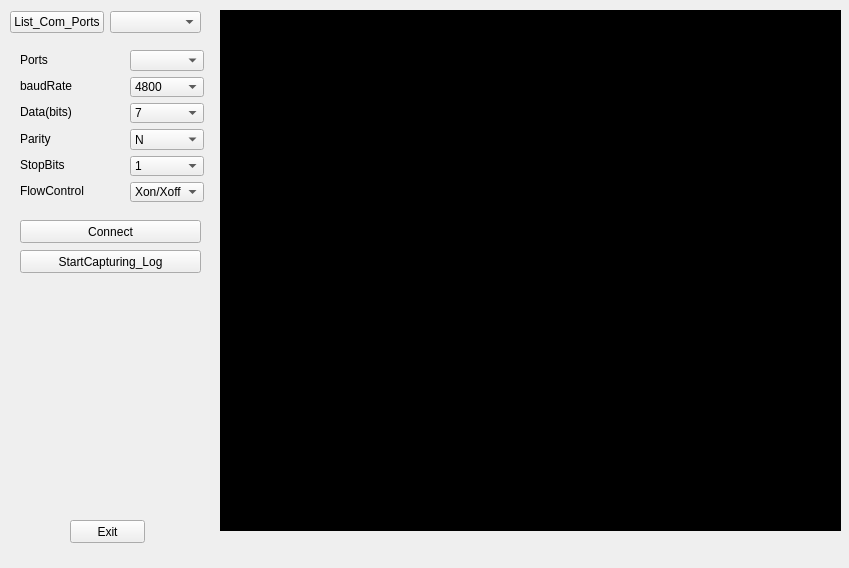
<?xml version="1.0" encoding="UTF-8"?>
<ui version="4.0">
 <class>Form</class>
 <widget class="QWidget" name="Form">
  <property name="geometry">
   <rect>
    <x>0</x>
    <y>0</y>
    <width>849</width>
    <height>568</height>
   </rect>
  </property>
  <property name="windowTitle">
   <string>Form</string>
  </property>
  <widget class="QPushButton" name="pushButton_2">
   <property name="geometry">
    <rect>
     <x>20</x>
     <y>220</y>
     <width>181</width>
     <height>23</height>
    </rect>
   </property>
   <property name="text">
    <string>Connect</string>
   </property>
  </widget>
  <widget class="QPushButton" name="pushButton_3">
   <property name="geometry">
    <rect>
     <x>70</x>
     <y>520</y>
     <width>75</width>
     <height>23</height>
    </rect>
   </property>
   <property name="text">
    <string>Exit</string>
   </property>
  </widget>
  <widget class="QWidget" name="layoutWidget">
   <property name="geometry">
    <rect>
     <x>10</x>
     <y>10</y>
     <width>191</width>
     <height>25</height>
    </rect>
   </property>
   <layout class="QHBoxLayout" name="horizontalLayout">
    <item>
     <widget class="QPushButton" name="pushButton">
      <property name="text">
       <string>List_Com_Ports</string>
      </property>
     </widget>
    </item>
    <item>
     <widget class="QComboBox" name="comboBox"/>
    </item>
   </layout>
  </widget>
  <widget class="QWidget" name="layoutWidget">
   <property name="geometry">
    <rect>
     <x>20</x>
     <y>50</y>
     <width>71</width>
     <height>151</height>
    </rect>
   </property>
   <layout class="QVBoxLayout" name="verticalLayout">
    <item>
     <widget class="QLabel" name="label">
      <property name="text">
       <string>Ports</string>
      </property>
     </widget>
    </item>
    <item>
     <widget class="QLabel" name="label_2">
      <property name="text">
       <string>baudRate</string>
      </property>
     </widget>
    </item>
    <item>
     <widget class="QLabel" name="label_3">
      <property name="text">
       <string>Data(bits)</string>
      </property>
     </widget>
    </item>
    <item>
     <widget class="QLabel" name="label_4">
      <property name="text">
       <string>Parity</string>
      </property>
     </widget>
    </item>
    <item>
     <widget class="QLabel" name="label_5">
      <property name="text">
       <string>StopBits</string>
      </property>
     </widget>
    </item>
    <item>
     <widget class="QLabel" name="label_6">
      <property name="text">
       <string>FlowControl</string>
      </property>
     </widget>
    </item>
   </layout>
  </widget>
  <widget class="QWidget" name="layoutWidget">
   <property name="geometry">
    <rect>
     <x>130</x>
     <y>50</y>
     <width>74</width>
     <height>152</height>
    </rect>
   </property>
   <layout class="QVBoxLayout" name="verticalLayout_2">
    <item>
     <widget class="QComboBox" name="comboBox_2"/>
    </item>
    <item>
     <widget class="QComboBox" name="comboBox_3">
      <item>
       <property name="text">
        <string>4800</string>
       </property>
      </item>
      <item>
       <property name="text">
        <string>9600</string>
       </property>
      </item>
      <item>
       <property name="text">
        <string>400000</string>
       </property>
      </item>
      <item>
       <property name="text">
        <string>921600</string>
       </property>
      </item>
     </widget>
    </item>
    <item>
     <widget class="QComboBox" name="comboBox_4">
      <item>
       <property name="text">
        <string>7</string>
       </property>
      </item>
      <item>
       <property name="text">
        <string>8</string>
       </property>
      </item>
     </widget>
    </item>
    <item>
     <widget class="QComboBox" name="comboBox_5">
      <item>
       <property name="text">
        <string>N</string>
       </property>
      </item>
      <item>
       <property name="text">
        <string>O</string>
       </property>
      </item>
      <item>
       <property name="text">
        <string>E</string>
       </property>
      </item>
     </widget>
    </item>
    <item>
     <widget class="QComboBox" name="comboBox_6">
      <item>
       <property name="text">
        <string>1</string>
       </property>
      </item>
      <item>
       <property name="text">
        <string>2</string>
       </property>
      </item>
     </widget>
    </item>
    <item>
     <widget class="QComboBox" name="comboBox_7">
      <item>
       <property name="text">
        <string>Xon/Xoff</string>
       </property>
      </item>
      <item>
       <property name="text">
        <string>hardware</string>
       </property>
      </item>
      <item>
       <property name="text">
        <string>none</string>
       </property>
      </item>
     </widget>
    </item>
   </layout>
  </widget>
  <widget class="QPushButton" name="pushButton_4">
   <property name="geometry">
    <rect>
     <x>20</x>
     <y>250</y>
     <width>181</width>
     <height>23</height>
    </rect>
   </property>
   <property name="text">
    <string>StartCapturing_Log</string>
   </property>
  </widget>
  <widget class="QTextEdit" name="textEdit">
   <property name="geometry">
    <rect>
     <x>220</x>
     <y>10</y>
     <width>621</width>
     <height>521</height>
    </rect>
   </property>
   <property name="palette">
    <palette>
     <active>
      <colorrole role="WindowText">
       <brush brushstyle="SolidPattern">
        <color alpha="255">
         <red>255</red>
         <green>255</green>
         <blue>255</blue>
        </color>
       </brush>
      </colorrole>
      <colorrole role="Button">
       <brush brushstyle="SolidPattern">
        <color alpha="255">
         <red>0</red>
         <green>0</green>
         <blue>0</blue>
        </color>
       </brush>
      </colorrole>
      <colorrole role="Light">
       <brush brushstyle="SolidPattern">
        <color alpha="255">
         <red>0</red>
         <green>0</green>
         <blue>0</blue>
        </color>
       </brush>
      </colorrole>
      <colorrole role="Midlight">
       <brush brushstyle="SolidPattern">
        <color alpha="255">
         <red>0</red>
         <green>0</green>
         <blue>0</blue>
        </color>
       </brush>
      </colorrole>
      <colorrole role="Dark">
       <brush brushstyle="SolidPattern">
        <color alpha="255">
         <red>0</red>
         <green>0</green>
         <blue>0</blue>
        </color>
       </brush>
      </colorrole>
      <colorrole role="Mid">
       <brush brushstyle="SolidPattern">
        <color alpha="255">
         <red>0</red>
         <green>0</green>
         <blue>0</blue>
        </color>
       </brush>
      </colorrole>
      <colorrole role="Text">
       <brush brushstyle="SolidPattern">
        <color alpha="255">
         <red>255</red>
         <green>255</green>
         <blue>255</blue>
        </color>
       </brush>
      </colorrole>
      <colorrole role="BrightText">
       <brush brushstyle="SolidPattern">
        <color alpha="255">
         <red>255</red>
         <green>255</green>
         <blue>255</blue>
        </color>
       </brush>
      </colorrole>
      <colorrole role="ButtonText">
       <brush brushstyle="SolidPattern">
        <color alpha="255">
         <red>255</red>
         <green>255</green>
         <blue>255</blue>
        </color>
       </brush>
      </colorrole>
      <colorrole role="Base">
       <brush brushstyle="SolidPattern">
        <color alpha="255">
         <red>0</red>
         <green>0</green>
         <blue>0</blue>
        </color>
       </brush>
      </colorrole>
      <colorrole role="Window">
       <brush brushstyle="SolidPattern">
        <color alpha="255">
         <red>0</red>
         <green>0</green>
         <blue>0</blue>
        </color>
       </brush>
      </colorrole>
      <colorrole role="Shadow">
       <brush brushstyle="SolidPattern">
        <color alpha="255">
         <red>0</red>
         <green>0</green>
         <blue>0</blue>
        </color>
       </brush>
      </colorrole>
      <colorrole role="AlternateBase">
       <brush brushstyle="SolidPattern">
        <color alpha="255">
         <red>0</red>
         <green>0</green>
         <blue>0</blue>
        </color>
       </brush>
      </colorrole>
      <colorrole role="ToolTipBase">
       <brush brushstyle="SolidPattern">
        <color alpha="255">
         <red>255</red>
         <green>255</green>
         <blue>220</blue>
        </color>
       </brush>
      </colorrole>
      <colorrole role="ToolTipText">
       <brush brushstyle="SolidPattern">
        <color alpha="255">
         <red>0</red>
         <green>0</green>
         <blue>0</blue>
        </color>
       </brush>
      </colorrole>
     </active>
     <inactive>
      <colorrole role="WindowText">
       <brush brushstyle="SolidPattern">
        <color alpha="255">
         <red>255</red>
         <green>255</green>
         <blue>255</blue>
        </color>
       </brush>
      </colorrole>
      <colorrole role="Button">
       <brush brushstyle="SolidPattern">
        <color alpha="255">
         <red>0</red>
         <green>0</green>
         <blue>0</blue>
        </color>
       </brush>
      </colorrole>
      <colorrole role="Light">
       <brush brushstyle="SolidPattern">
        <color alpha="255">
         <red>0</red>
         <green>0</green>
         <blue>0</blue>
        </color>
       </brush>
      </colorrole>
      <colorrole role="Midlight">
       <brush brushstyle="SolidPattern">
        <color alpha="255">
         <red>0</red>
         <green>0</green>
         <blue>0</blue>
        </color>
       </brush>
      </colorrole>
      <colorrole role="Dark">
       <brush brushstyle="SolidPattern">
        <color alpha="255">
         <red>0</red>
         <green>0</green>
         <blue>0</blue>
        </color>
       </brush>
      </colorrole>
      <colorrole role="Mid">
       <brush brushstyle="SolidPattern">
        <color alpha="255">
         <red>0</red>
         <green>0</green>
         <blue>0</blue>
        </color>
       </brush>
      </colorrole>
      <colorrole role="Text">
       <brush brushstyle="SolidPattern">
        <color alpha="255">
         <red>255</red>
         <green>255</green>
         <blue>255</blue>
        </color>
       </brush>
      </colorrole>
      <colorrole role="BrightText">
       <brush brushstyle="SolidPattern">
        <color alpha="255">
         <red>255</red>
         <green>255</green>
         <blue>255</blue>
        </color>
       </brush>
      </colorrole>
      <colorrole role="ButtonText">
       <brush brushstyle="SolidPattern">
        <color alpha="255">
         <red>255</red>
         <green>255</green>
         <blue>255</blue>
        </color>
       </brush>
      </colorrole>
      <colorrole role="Base">
       <brush brushstyle="SolidPattern">
        <color alpha="255">
         <red>0</red>
         <green>0</green>
         <blue>0</blue>
        </color>
       </brush>
      </colorrole>
      <colorrole role="Window">
       <brush brushstyle="SolidPattern">
        <color alpha="255">
         <red>0</red>
         <green>0</green>
         <blue>0</blue>
        </color>
       </brush>
      </colorrole>
      <colorrole role="Shadow">
       <brush brushstyle="SolidPattern">
        <color alpha="255">
         <red>0</red>
         <green>0</green>
         <blue>0</blue>
        </color>
       </brush>
      </colorrole>
      <colorrole role="AlternateBase">
       <brush brushstyle="SolidPattern">
        <color alpha="255">
         <red>0</red>
         <green>0</green>
         <blue>0</blue>
        </color>
       </brush>
      </colorrole>
      <colorrole role="ToolTipBase">
       <brush brushstyle="SolidPattern">
        <color alpha="255">
         <red>255</red>
         <green>255</green>
         <blue>220</blue>
        </color>
       </brush>
      </colorrole>
      <colorrole role="ToolTipText">
       <brush brushstyle="SolidPattern">
        <color alpha="255">
         <red>0</red>
         <green>0</green>
         <blue>0</blue>
        </color>
       </brush>
      </colorrole>
     </inactive>
     <disabled>
      <colorrole role="WindowText">
       <brush brushstyle="SolidPattern">
        <color alpha="255">
         <red>0</red>
         <green>0</green>
         <blue>0</blue>
        </color>
       </brush>
      </colorrole>
      <colorrole role="Button">
       <brush brushstyle="SolidPattern">
        <color alpha="255">
         <red>0</red>
         <green>0</green>
         <blue>0</blue>
        </color>
       </brush>
      </colorrole>
      <colorrole role="Light">
       <brush brushstyle="SolidPattern">
        <color alpha="255">
         <red>0</red>
         <green>0</green>
         <blue>0</blue>
        </color>
       </brush>
      </colorrole>
      <colorrole role="Midlight">
       <brush brushstyle="SolidPattern">
        <color alpha="255">
         <red>0</red>
         <green>0</green>
         <blue>0</blue>
        </color>
       </brush>
      </colorrole>
      <colorrole role="Dark">
       <brush brushstyle="SolidPattern">
        <color alpha="255">
         <red>0</red>
         <green>0</green>
         <blue>0</blue>
        </color>
       </brush>
      </colorrole>
      <colorrole role="Mid">
       <brush brushstyle="SolidPattern">
        <color alpha="255">
         <red>0</red>
         <green>0</green>
         <blue>0</blue>
        </color>
       </brush>
      </colorrole>
      <colorrole role="Text">
       <brush brushstyle="SolidPattern">
        <color alpha="255">
         <red>0</red>
         <green>0</green>
         <blue>0</blue>
        </color>
       </brush>
      </colorrole>
      <colorrole role="BrightText">
       <brush brushstyle="SolidPattern">
        <color alpha="255">
         <red>255</red>
         <green>255</green>
         <blue>255</blue>
        </color>
       </brush>
      </colorrole>
      <colorrole role="ButtonText">
       <brush brushstyle="SolidPattern">
        <color alpha="255">
         <red>0</red>
         <green>0</green>
         <blue>0</blue>
        </color>
       </brush>
      </colorrole>
      <colorrole role="Base">
       <brush brushstyle="SolidPattern">
        <color alpha="255">
         <red>0</red>
         <green>0</green>
         <blue>0</blue>
        </color>
       </brush>
      </colorrole>
      <colorrole role="Window">
       <brush brushstyle="SolidPattern">
        <color alpha="255">
         <red>0</red>
         <green>0</green>
         <blue>0</blue>
        </color>
       </brush>
      </colorrole>
      <colorrole role="Shadow">
       <brush brushstyle="SolidPattern">
        <color alpha="255">
         <red>0</red>
         <green>0</green>
         <blue>0</blue>
        </color>
       </brush>
      </colorrole>
      <colorrole role="AlternateBase">
       <brush brushstyle="SolidPattern">
        <color alpha="255">
         <red>0</red>
         <green>0</green>
         <blue>0</blue>
        </color>
       </brush>
      </colorrole>
      <colorrole role="ToolTipBase">
       <brush brushstyle="SolidPattern">
        <color alpha="255">
         <red>255</red>
         <green>255</green>
         <blue>220</blue>
        </color>
       </brush>
      </colorrole>
      <colorrole role="ToolTipText">
       <brush brushstyle="SolidPattern">
        <color alpha="255">
         <red>0</red>
         <green>0</green>
         <blue>0</blue>
        </color>
       </brush>
      </colorrole>
     </disabled>
    </palette>
   </property>
   <property name="font">
    <font>
     <family>Verdana</family>
     <pointsize>7</pointsize>
     <weight>50</weight>
     <bold>false</bold>
    </font>
   </property>
   <property name="cursor" stdset="0">
    <cursorShape>ArrowCursor</cursorShape>
   </property>
   <property name="autoFillBackground">
    <bool>false</bool>
   </property>
   <property name="frameShadow">
    <enum>QFrame::Sunken</enum>
   </property>
   <property name="lineWidth">
    <number>1</number>
   </property>
   <property name="documentTitle">
    <string/>
   </property>
   <property name="lineWrapMode">
    <enum>QTextEdit::NoWrap</enum>
   </property>
   <property name="html">
    <string>&lt;!DOCTYPE HTML PUBLIC &quot;-//W3C//DTD HTML 4.0//EN&quot; &quot;http://www.w3.org/TR/REC-html40/strict.dtd&quot;&gt;
&lt;html&gt;&lt;head&gt;&lt;meta name=&quot;qrichtext&quot; content=&quot;1&quot; /&gt;&lt;style type=&quot;text/css&quot;&gt;
p, li { white-space: pre-wrap; }
&lt;/style&gt;&lt;/head&gt;&lt;body style=&quot; font-family:'Verdana'; font-size:7pt; font-weight:400; font-style:normal;&quot;&gt;
&lt;p style=&quot;-qt-paragraph-type:empty; margin-top:0px; margin-bottom:0px; margin-left:0px; margin-right:0px; -qt-block-indent:0; text-indent:0px; font-family:'MS Shell Dlg 2'; font-size:8pt;&quot;&gt;&lt;br /&gt;&lt;/p&gt;&lt;/body&gt;&lt;/html&gt;</string>
   </property>
   <property name="acceptRichText">
    <bool>false</bool>
   </property>
   <property name="cursorWidth">
    <number>1</number>
   </property>
  </widget>
 </widget>
 <resources/>
 <connections/>
</ui>
